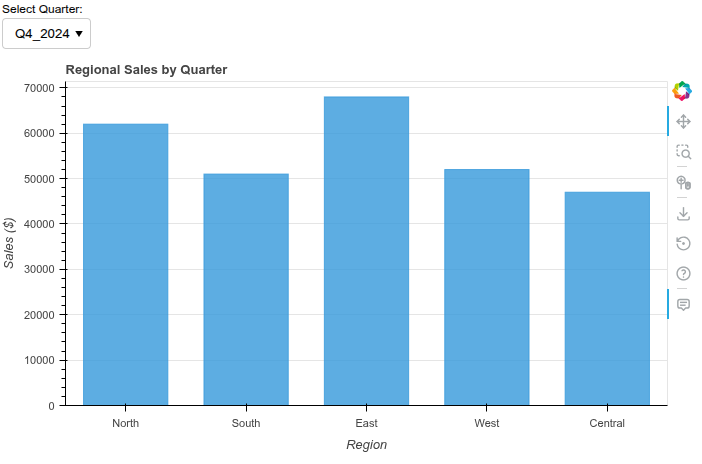

Source code (Python):
from bokeh.plotting import figure, output_file, save
from bokeh.models import ColumnDataSource, HoverTool, CustomJS, Select
from bokeh.layouts import column

# Sample business data - quarterly sales by region
data = {
    'Q1_2024': {
        'regions': ['North', 'South', 'East', 'West', 'Central'],
        'sales': [45000, 38000, 52000, 41000, 35000]
    },
    'Q2_2024': {
        'regions': ['North', 'South', 'East', 'West', 'Central'],
        'sales': [48000, 42000, 55000, 39000, 37000]
    },
    'Q3_2024': {
        'regions': ['North', 'South', 'East', 'West', 'Central'],
        'sales': [51000, 45000, 58000, 44000, 40000]
    },
    'Q4_2024': {
        'regions': ['North', 'South', 'East', 'West', 'Central'],
        'sales': [62000, 51000, 68000, 52000, 47000]
    }
}

# Initial data source
source = ColumnDataSource(data=dict(
    regions=data['Q1_2024']['regions'],
    sales=data['Q1_2024']['sales']
))

# Store all data in a separate source for CustomJS - flatten the structure
all_data = ColumnDataSource(data={
    'Q1_2024_regions': data['Q1_2024']['regions'],
    'Q1_2024_sales': data['Q1_2024']['sales'],
    'Q2_2024_regions': data['Q2_2024']['regions'],
    'Q2_2024_sales': data['Q2_2024']['sales'],
    'Q3_2024_regions': data['Q3_2024']['regions'],
    'Q3_2024_sales': data['Q3_2024']['sales'],
    'Q4_2024_regions': data['Q4_2024']['regions'],
    'Q4_2024_sales': data['Q4_2024']['sales']
})

# Create figure
p = figure(x_range=data['Q1_2024']['regions'], 
           height=400, 
           width=700,
           title="Regional Sales by Quarter",
           )

# Add bars
p.vbar(x='regions', top='sales', width=0.7, source=source, 
       color='#3498db', alpha=0.8)

# Styling
p.xgrid.grid_line_color = None
p.y_range.start = 0
p.yaxis.axis_label = "Sales ($)"
p.xaxis.axis_label = "Region"
p.add_tools(HoverTool(tooltips=[("Region", "@regions"), ("Sales", "@sales")], renderers=[p.renderers[0]]))
# Dropdown menu
select = Select(title="Select Quarter:", 
                value="Q1_2024", 
                options=["Q1_2024", "Q2_2024", "Q3_2024", "Q4_2024"])

# CustomJS callback
callback = CustomJS(args=dict(source=source, all_data=all_data), code="""
    const selected = cb_obj.value;
    const new_regions = all_data.data[selected + '_regions'];
    const new_sales = all_data.data[selected + '_sales'];
    
    source.data['regions'] = new_regions;
    source.data['sales'] = new_sales;
    source.change.emit();
""")

select.js_on_change('value', callback)

# Layout
layout = column(select, p)

output_file("output/interactive_charts_01.html")
save(layout)
